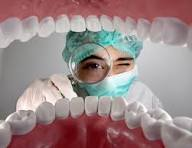
#> input picture images.jpeg, 192 x 148 px
$ python pg15.py
#> lines starting #> are read from the running program, lines starting #| are printed output that depends on the picture; after the words box and inside, x2 and y2 are one past the last pixel; in counts of white or black regions, pixels touching at a corner belong together
import cv2
import numpy as np

# Load the image in grayscale
image = cv2.imread("images.jpeg")
#> image is the input picture: shape (148, 192, 3); mean B, G, R 135.6, 135.5, 155.7
gray = cv2.cvtColor(image, cv2.COLOR_BGR2GRAY)
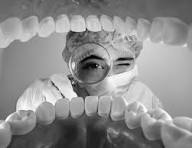
#> gray: shape (148, 192); min 1, max 255, mean 141.6

# Convert to float32
gray = np.float32(gray)

# Apply Harris Corner Detection
harris_corners = cv2.cornerHarris(gray, 2, 3, 0.04)
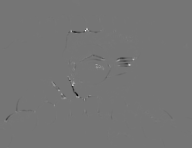
#> harris_corners: shape (148, 192) float32; min -25192958, max 29279004, mean -28942.5; drawn with min black and max white

# Dilate to mark the corners more clearly
harris_corners = cv2.dilate(harris_corners, None)
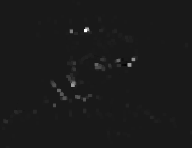
#> harris_corners: shape (148, 192) float32; min -3226965.2, max 29279004, mean 157386.9; drawn with min black and max white

# Mark the detected corners in red
image[harris_corners > 0.01 * harris_corners.max()] = [0, 0, 255]
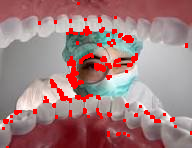
#> image: shape (148, 192, 3); 6.42% of pixels changed, all inside (x1, y1, x2, y2) = (2, 2, 192, 148)

# Display the result
cv2.imshow("Harris Corner Detection", image)
cv2.waitKey(0)
cv2.destroyAllWindows()
